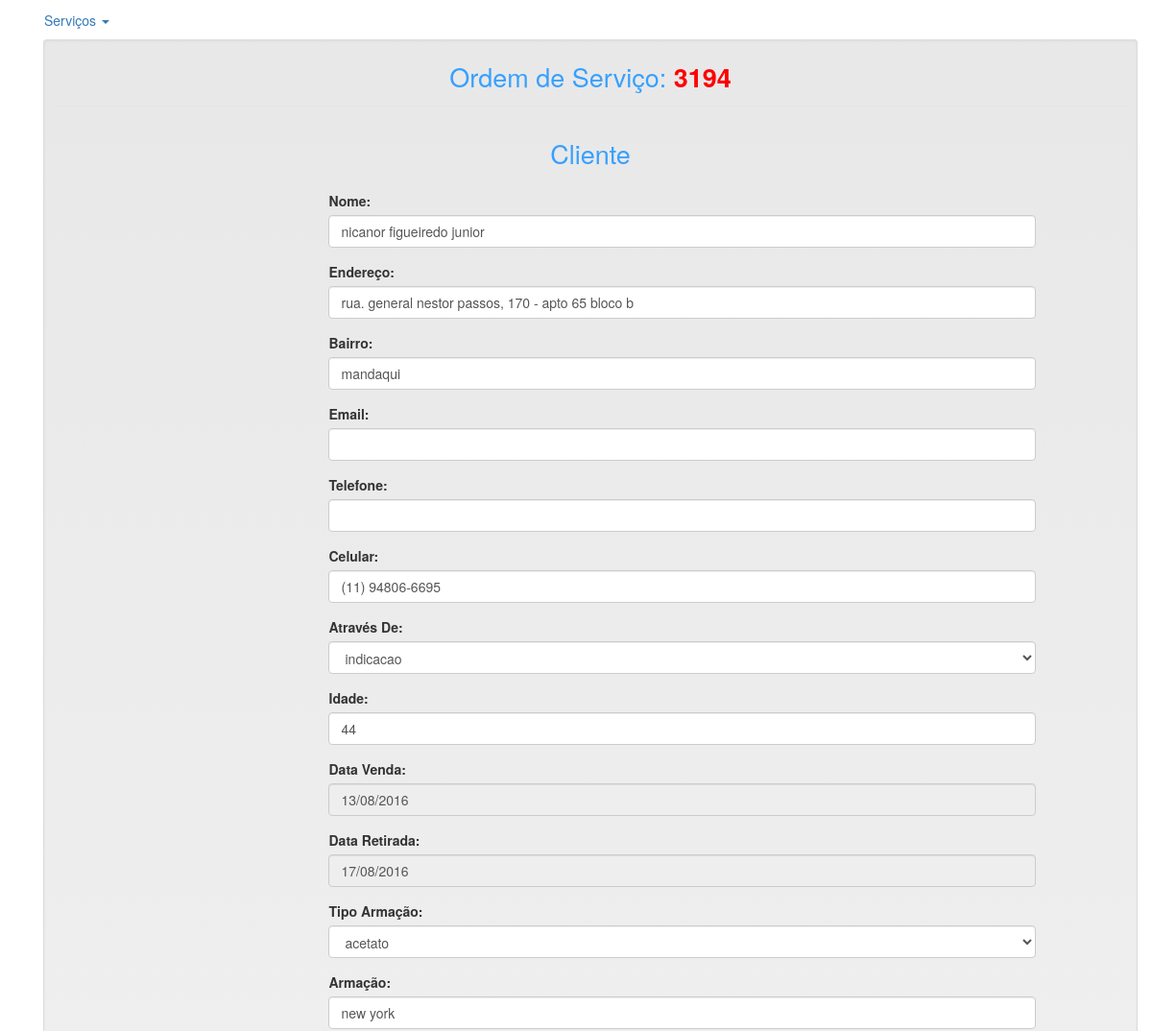
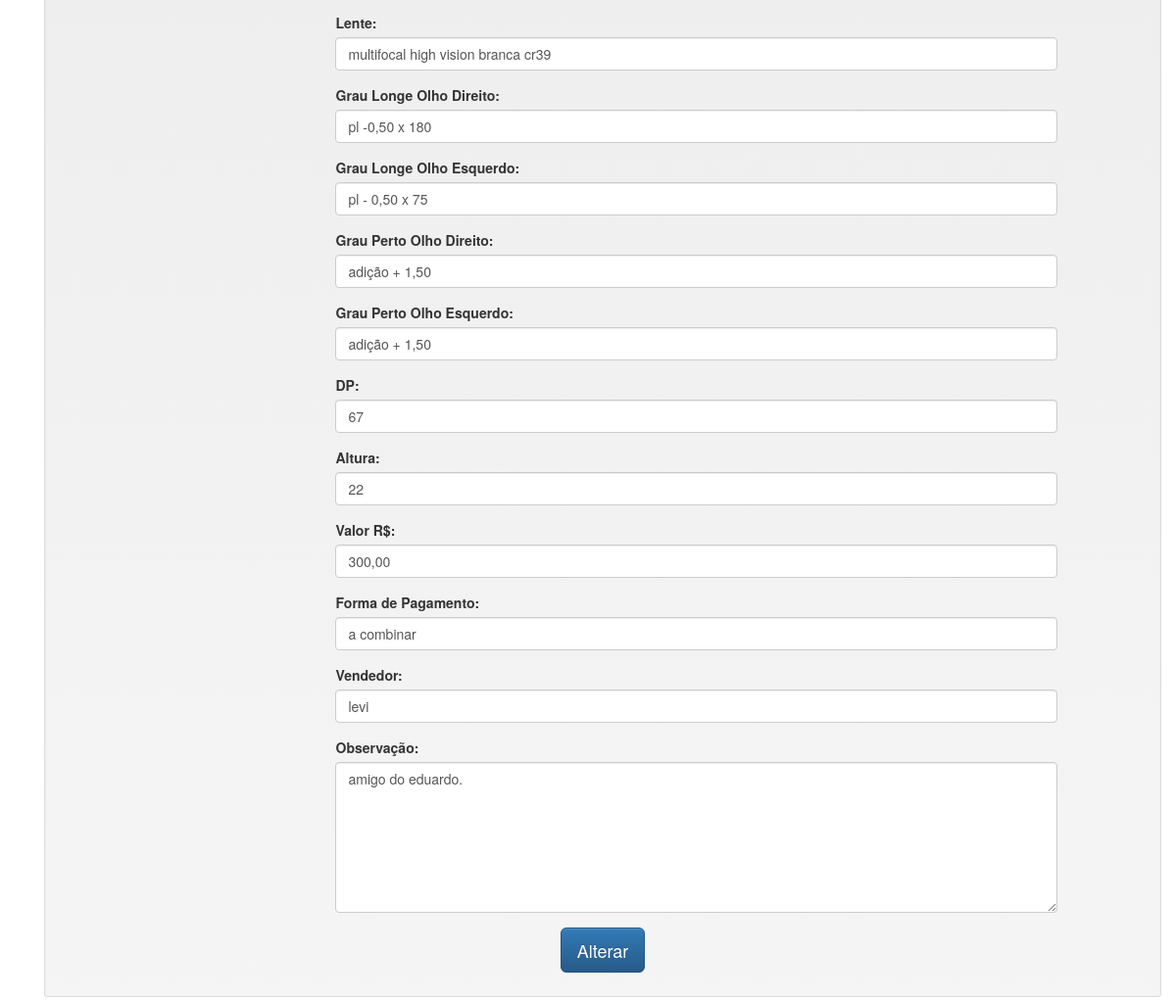
The app's page /detalhesServico.php?id=1 with its own data (2 pictures, top to bottom).
### tables this page shows
CREATE TABLE `ordem_servico` (
  `id` int(11) NOT NULL,
  `data_venda` varchar(45) DEFAULT NULL,
  `data_retirada` varchar(45) DEFAULT NULL,
  `nome` varchar(250) DEFAULT NULL,
  `idade` int(11) DEFAULT NULL,
  `armacao` varchar(400) DEFAULT NULL,
  `lente` varchar(400) DEFAULT NULL,
  `grau_longe_od` varchar(250) DEFAULT NULL,
  `grau_longe_oe` varchar(250) DEFAULT NULL,
  `grau_perto_od` varchar(250) DEFAULT NULL,
  `grau_perto_oe` varchar(250) DEFAULT NULL,
  `valor` decimal(10,2) DEFAULT NULL,
  `forma_pagamento` varchar(400) DEFAULT NULL,
  `observacao` varchar(4000) DEFAULT NULL,
  `concluido` char(1) DEFAULT NULL,
  `email` varchar(250) DEFAULT NULL,
  `telefone` varchar(45) DEFAULT NULL,
  `celular` varchar(45) DEFAULT NULL,
  `data_cadastro` varchar(45) DEFAULT NULL,
  `os_manual` int(11) NOT NULL,
  `tipo_armacao` varchar(45) DEFAULT NULL,
  `atraves_de` varchar(45) DEFAULT NULL,
  `dp` varchar(45) DEFAULT NULL,
  `altura` varchar(45) DEFAULT NULL,
  `endereco` varchar(1000) DEFAULT NULL,
  `bairro` varchar(45) DEFAULT NULL,
  `vendedor` varchar(250) DEFAULT NULL
);

### detalhesServico.php (the view, shortened to what this page needs)
<?php
require('header.php');
$id = isset($_GET['id']) ? $_GET['id'] : '';
$conn = Conexao::getInstace();
$sql = "select format(os.valor,2,'de_DE')valor, os.* from ordem_servico os where id = {$id}";
$q = mysqli_query($conn, $sql);
    while($t = mysqli_fetch_assoc($q)){
        $nome_cliente = $t['nome']; $email = $t['email']; $telefone = $t['telefone'];
        $celular = $t['celular']; $idade = $t['idade']; $data_venda = $t['data_venda'];
        $data_retirada = $t['data_retirada']; $armacao = $t['armacao']; $lente = $t['lente'];
        $grau_longe_od = $t['grau_longe_od']; $grau_longe_oe = $t['grau_longe_oe']; $grau_perto_od = $t['grau_perto_od'];
        $grau_perto_oe = $t['grau_perto_oe']; $forma_pagamento = $t['forma_pagamento'];
        $valor = number_format($t['valor'],2,",","."); $concluido = $t['concluido']; $observacao = $t['observacao'];
        $osmanual = $t['os_manual']; $tipo_armacao = $t['tipo_armacao']; $atraves_de = $t['atraves_de'];
        $dp = $t['dp']; $altura = $t['altura']; $endereco = $t['endereco']; $bairro = $t['bairro']; $vendedor = $t['vendedor'];
    }
?>
<div class="container">
    <div class="row">
        <div class="col-md-12">
            <div class="well well-sm">
                <form class="form-horizontal" method="post" action="./model/alterarServico.php" enctype="multipart/form-data">
                    <fieldset>
                        <legend class="text-center header">Ordem de Serviço: <b style='color:red'><?=$osmanual; ?></b> </legend>
                        <p class="text-center header">Cliente</p>
                        <div class="form-group">
                            <span class="col-md-1 col-md-offset-2 text-center"><i class="fa fa-user bigicon"></i></span>
                            <div class="col-md-8">
                            <label>Nome:</label>
                                <input id="nome_cliente" name="nome_cliente" type="text" value="<?php echo $nome_cliente; ?>" class="form-control">
                            </div>
                        </div>
                        <div class="form-group">
                            <span class="col-md-1 col-md-offset-2 text-center"><i class="fa fa-user bigicon"></i></span>
                            <div class="col-md-8">
                            <label>Endereço:</label>
                                <input id="endereco" name="endereco" type="text" value="<?php echo $endereco; ?>" class="form-control">
                            </div>
                        </div>
                        <div class="form-group">
                            <span class="col-md-1 col-md-offset-2 text-center"><i class="fa fa-user bigicon"></i></span>
                            <div class="col-md-8">
                            <label>Bairro:</label>
                                <input id="bairro" name="bairro" type="text" value="<?php echo $bairro; ?>" class="form-control">
                            </div>
                        </div>
                        <div class="form-group">
                            <span class="col-md-1 col-md-offset-2 text-center"><i class="fa fa-envelope-o bigicon"></i></span>
                            <div class="col-md-8">
                            <label>Email:</label>
                                <input id="email" name="email" type="text" value="<?php echo $email; ?>" class="form-control">
                            </div>
                        </div>
                        <div class="form-group">
                            <span class="col-md-1 col-md-offset-2 text-center"><i class="fa fa-phone-square bigicon"></i></span>
                            <div class="col-md-8">
                            <label>Telefone:</label>
                                <input id="telefone" name="telefone" type="text" value="<?php echo $telefone; ?>" class="form-control">
                            </div>
                        </div>
                        <div class="form-group">
                            <span class="col-md-1 col-md-offset-2 text-center"><i class="fa fa-phone-square bigicon"></i></span>
                            <div class="col-md-8">
                            <label>Celular:</label>
                                <input id="celular" name="celular" type="text" value="<?php echo $celular; ?>" placeholder="Celular" class="form-control">
                            </div>
                        </div>
                        <div class="form-group">
                            <span class="col-md-1 col-md-offset-2 text-center"><i class="fa fa-phone-square bigicon"></i></span>
                            <div class="col-md-8">
                            <label>Através De:</label>
                                <select id="atraves_de" name="atraves_de" class="form-control">
                                    <option value="<?php echo $atraves_de ?>"><?php echo $atraves_de ?></option>
                                </select>
                            </div>
                        </div>
                        <div class="form-group">
                            <span class="col-md-1 col-md-offset-2 text-center"><i class="fa fa-phone-square bigicon"></i></span>
                            <div class="col-md-8">
                            <label>Idade:</label>
                                <input id="idade" name="idade" type="text" value="<?php echo $idade; ?>" placeholder="Idade" class="form-control">
                            </div>
                        </div>
                        <div class="form-group">
                            <span class="col-md-1 col-md-offset-2 text-center"><i class="fa fa-phone-square bigicon"></i></span>
                            <div class="col-md-8">
                            <label>Data Venda:</label>
                                <input name="data_venda" type="text" id="datepicker" readonly='true' value="<?php echo $data_venda; ?>" placeholder="Data Venda" class="form-control">
                            </div>
                        </div>
                        <div class="form-group">
                            <span class="col-md-1 col-md-offset-2 text-center"><i class="fa fa-phone-square bigicon"></i></span>
                            <div class="col-md-8">
                            <label>Data Retirada:</label>
                                <input name="data_retirada" type="text" id="datepicker2" readonly='true' value="<?php echo $data_retirada; ?>" placeholder="Data Retirada" class="form-control">
                            </div>
                        </div>
                        <div class="form-group">
                            <span class="col-md-1 col-md-offset-2 text-center"><i class="fa fa-phone-square bigicon"></i></span>
                            <div class="col-md-8">
                            <label>Tipo Armação:</label>
                                <select id="tipo_armacao" name="tipo_armacao" class="form-control">
                                    <option value="<?php echo $tipo_armacao ?>"><?php echo $tipo_armacao ?></option>
                                </select>
                            </div>
                        </div>
                        <div class="form-group">
                            <span class="col-md-1 col-md-offset-2 text-center"><i class="fa fa-phone-square bigicon"></i></span>
                            <div class="col-md-8">
                            <label>Armação:</label>
                                <input id="armacao" name="armacao" type="text" value="<?php echo $armacao; ?>" placeholder="Armação" class="form-control">
                            </div>
                        </div>
                        <div class="form-group">
                            <span class="col-md-1 col-md-offset-2 text-center"><i class="fa fa-phone-square bigicon"></i></span>
                            <div class="col-md-8">
                            <label>Lente:</label>
                                <input id="lente" name="lente" type="text" value="<?php echo $lente; ?>" placeholder="Lente" class="form-control">
                            </div>
                        </div>
                        <div class="form-group">
                            <span class="col-md-1 col-md-offset-2 text-center"><i class="fa fa-phone-square bigicon"></i></span>
                            <div class="col-md-8">
                            <label>Grau Longe Olho Direito:</label>
                                <input id="grau_longe_od" name="grau_longe_od" type="text" value="<?php echo $grau_longe_od; ?>" placeholder="Grau Longe Olho Direito" class="form-control">
                            </div>
                        </div>
                        <div class="form-group">
                            <span class="col-md-1 col-md-offset-2 text-center"><i class="fa fa-phone-square bigicon"></i></span>
                            <div class="col-md-8">
                            <label>Grau Longe Olho Esquerdo:</label>
                                <input id="grau_longe_oe" name="grau_longe_oe" type="text" value="<?php echo $grau_longe_oe; ?>" placeholder="Grau Longe Olho Esquerdo" class="form-control">
                            </div>
                        </div>
                        <div class="form-group">
                            <span class="col-md-1 col-md-offset-2 text-center"><i class="fa fa-phone-square bigicon"></i></span>
                            <div class="col-md-8">
                            <label>Grau Perto Olho Direito:</label>
                                <input id="grau_perto_od" name="grau_perto_od" type="text" value="<?php echo $grau_perto_od; ?>" placeholder="Grau Perto Olho Direito" class="form-control">
                            </div>
                        </div>
                        <div class="form-group">
                            <span class="col-md-1 col-md-offset-2 text-center"><i class="fa fa-phone-square bigicon"></i></span>
                            <div class="col-md-8">
                            <label>Grau Perto Olho Esquerdo:</label>
                                <input id="grau_perto_oe" name="grau_perto_oe" type="text" value="<?php echo $grau_perto_oe; ?>" placeholder="Grau Perto Olho Esquerdo" class="form-control">
                            </div>
                        </div>
                        <div class="form-group">
                            <span class="col-md-1 col-md-offset-2 text-center"><i class="fa fa-phone-square bigicon"></i></span>
                            <div class="col-md-8">
                            <label>DP:</label>
                                <input id="dp" name="dp" type="text" value="<?php echo $dp; ?>" placeholder="DP"  class="form-control">
                            </div>
                        </div>
                        <div class="form-group">
                            <span class="col-md-1 col-md-offset-2 text-center"><i class="fa fa-phone-square bigicon"></i></span>
                            <div class="col-md-8">
                            <label>Altura:</label>
                                <input id="altura" name="altura" type="text" value="<?php echo $altura; ?>"
                                    placeholder="Altura"  class="form-control">
                            </div>
                        </div>
                        <div class="form-group">
                            <span class="col-md-1 col-md-offset-2 text-center"><i class="fa fa-phone-square bigicon"></i></span>
                            <div class="col-md-8">
                                <label>Valor R$:</label>
                                <input id="valor" name="valor" type="text" value="<?php echo $valor; ?>" class="form-control">
                            </div>
                        </div>
                        <div class="form-group">
                            <span class="col-md-1 col-md-offset-2 text-center"><i class="fa fa-phone-square bigicon"></i></span>
                            <div class="col-md-8">
                            <label>Forma de Pagamento:</label>
                                <input id="forma_pagamento" name="forma_pagamento" type="text" value="<?php echo $forma_pagamento; ?>" placeholder="Forma Pagamento" class="form-control">
                            </div>
                        </div>
                        <div class="form-group">
                            <span class="col-md-1 col-md-offset-2 text-center"><i class="fa fa-user bigicon"></i></span>
                            <div class="col-md-8">
                            <label>Vendedor:</label>
                                <input id="vendedor" name="vendedor" value="<?php echo $vendedor; ?>" type="text" placeholder="Vendedor" class="form-control">
                            </div>
                        </div>
                        <div class="form-group">
                            <span class="col-md-1 col-md-offset-2 text-center"><i class="fa fa-phone-square bigicon"></i></span>
                            <div class="col-md-8">
                            <label>Observação:</label>
                                <textarea class="form-control" id="observacao" name="observacao" rows="7" ><?php echo $observacao; ?></textarea>
                            </div>
                        </div>
                    <div class="form-group">
                        <div class="col-md-12 text-center">
                            <button type="submit" class="btn btn-primary btn-lg">Alterar</button>
                        </div>
                    </div>
                    </fieldset>
                </form>
            </div>
        </div>
    </div>
</div>
</body>
</html>

### css/main.css (style rules this page uses)
.header { color: #36A0FF; font-size: 27px; padding: 10px; }

### records on screen
ordem_servico: os_manual "3194", nome_cliente "nicanor figueiredo junior", endereco "rua. general nestor passos, 170 - apto 65 bloco b", bairro "mandaqui", celular "(11) 94806-6695", atraves_de "indicacao", idade "44", data_venda "13/08/2016", data_retirada "17/08/2016", tipo_armacao "acetato", armacao "new york", lente "multifocal high vision branca cr39", grau_longe_od "pl -0,50 x 180", grau_longe_oe "pl - 0,50 x 75", grau_perto_od "adição + 1,50", grau_perto_oe "adição + 1,50", dp "67", altura "22", valor "300,00", forma_pagamento "a combinar", vendedor "levi", observacao "amigo do eduardo."
